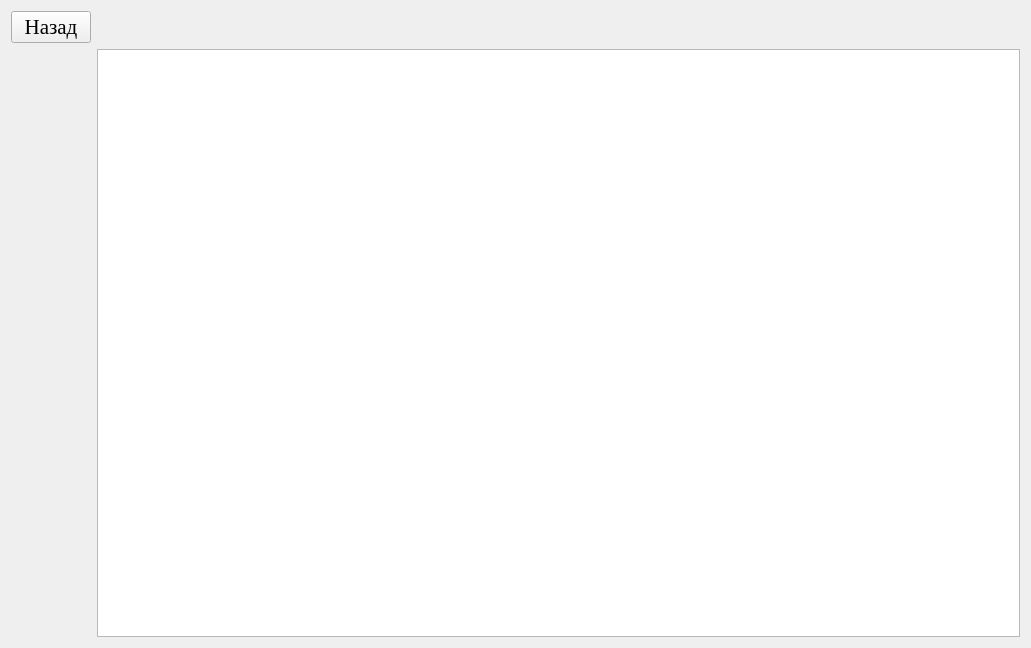
<?xml version="1.0" encoding="UTF-8"?>
<ui version="4.0">
 <class>AllStudents</class>
 <widget class="QWidget" name="AllStudents">
  <property name="geometry">
   <rect>
    <x>0</x>
    <y>0</y>
    <width>1031</width>
    <height>648</height>
   </rect>
  </property>
  <property name="windowTitle">
   <string>Form</string>
  </property>
  <layout class="QGridLayout" name="gridLayout">
   <item row="0" column="0">
    <widget class="QPushButton" name="pushButton">
     <property name="font">
      <font>
       <family>Times New Roman</family>
       <pointsize>16</pointsize>
       <weight>50</weight>
       <bold>false</bold>
      </font>
     </property>
     <property name="text">
      <string>Назад</string>
     </property>
    </widget>
   </item>
   <item row="1" column="1">
    <widget class="QTableWidget" name="tableWidget"/>
   </item>
  </layout>
 </widget>
 <resources/>
 <connections/>
</ui>
